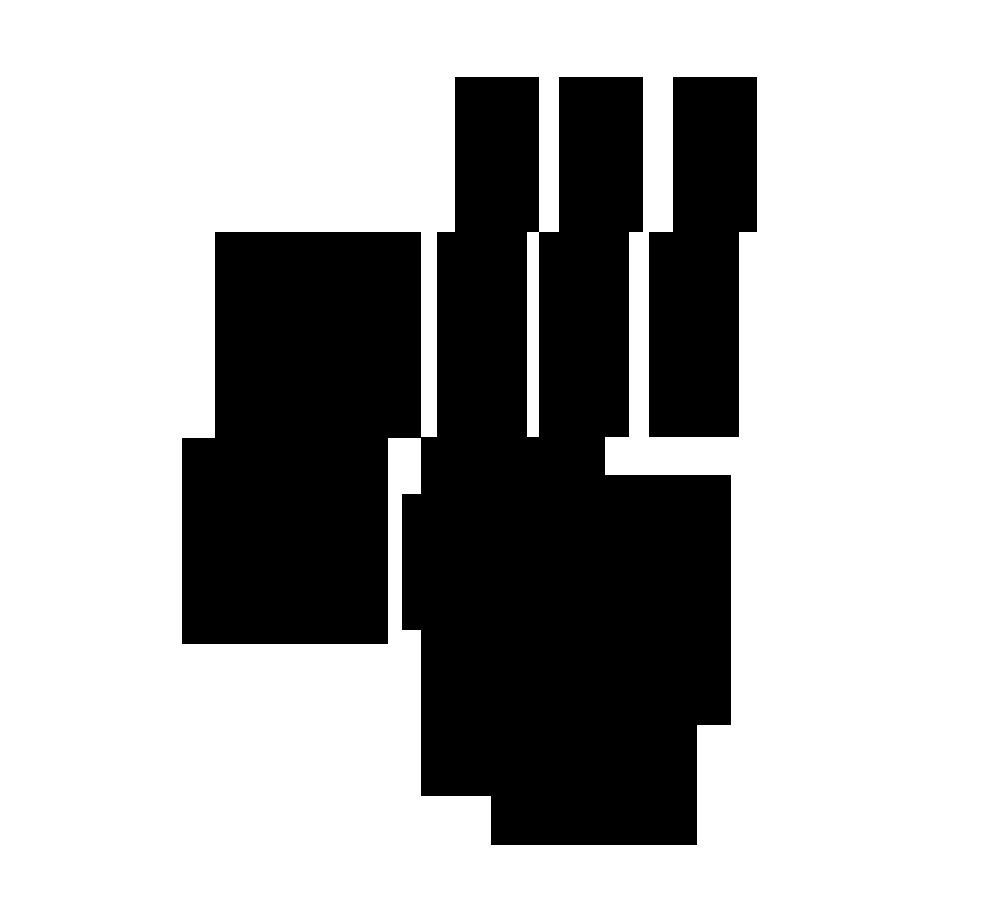
Frame 1 (no input)
Frame 60 (the mouse pressed at the canvas centre just before this capture): identical to frame 1, image omitted
Frame 120 (the mouse held since frame 60 and released just before this capture): identical to frame 1, image omitted

The Processing sketch that drew this single still picture (run headless with seeded random() and noise(); from frame 60 on, the mouse is pressed at the canvas centre):

// Processing sketch: a1r2_240129a_jaidenbArtPiece2
// ── a1r2_240129a_jaidenbArtPiece2.pde
// Attila Kovacs Hungarian, 1938-2017, Metrische sequenz 1973-75, 1981

// (Artwork Link) \\

// https://www.mayorgallery.com/artists/110-attila-kovacs/works/1817-attila-kovacs-metrische-sequenz-1973-75-1981/

void setup()
{
  size(1000,900);
  fill(#000000);
}

void draw()
{

  background(255);
 
// ( Squares ) \\
  
  square(182,438,205);
  square(215,232,205);
  square(491,639,205);
  square(481,475,249);
  
// ( Rectangle ) \\

  rect(421,437,183,358);
  rect(402,494,79,135);
  
  rect(437,232,89,204); // Finger1
  rect(455,77,83,154);  // Fingertip1
  rect(539,232,89,204); // Finger2
  rect(559,77,83,154);  // Fingertip2
  rect(649,232,89,204); // Finger3
  rect(673,77,83,154);  // Fingertip3
  
  if (frameCount == 1){
    save("JaidenbArtPiece2.png");
 }
}
